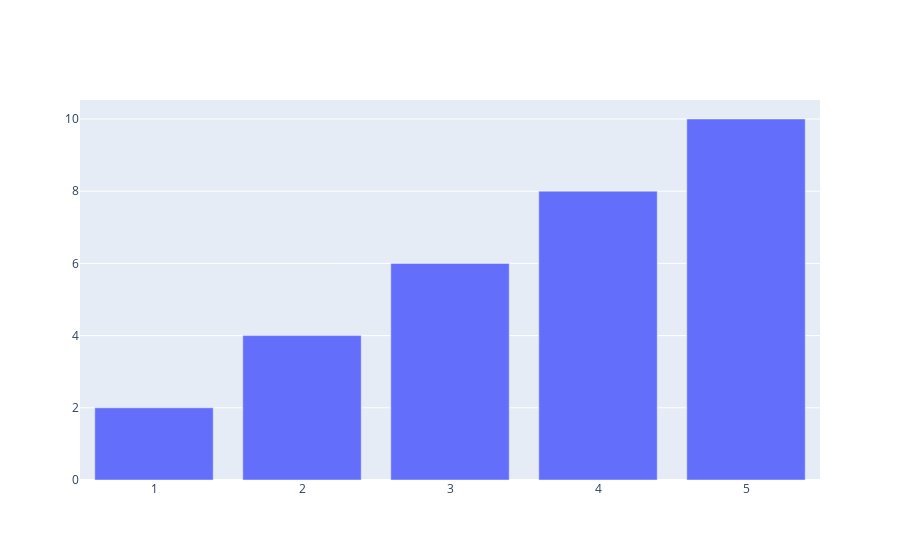

Notebook cell for this chart:
### Markdown cell above
# two methods
1. with graph_objects
2. with express

### Code cell
fig = go.Figure()
fig.add_trace(go.Bar(x = [1,2,3,4,5],y = [2,4,6,8,10]))

### Figure 1 — Plotly figure (JSON) as saved in the notebook; plotly's stock layout.template omitted (floating-point values rounded to 4 significant figures)
{"data": [{"type": "bar", "x": [1, 2, 3, 4, 5], "y": [2, 4, 6, 8, 10]}], "layout": {}}
